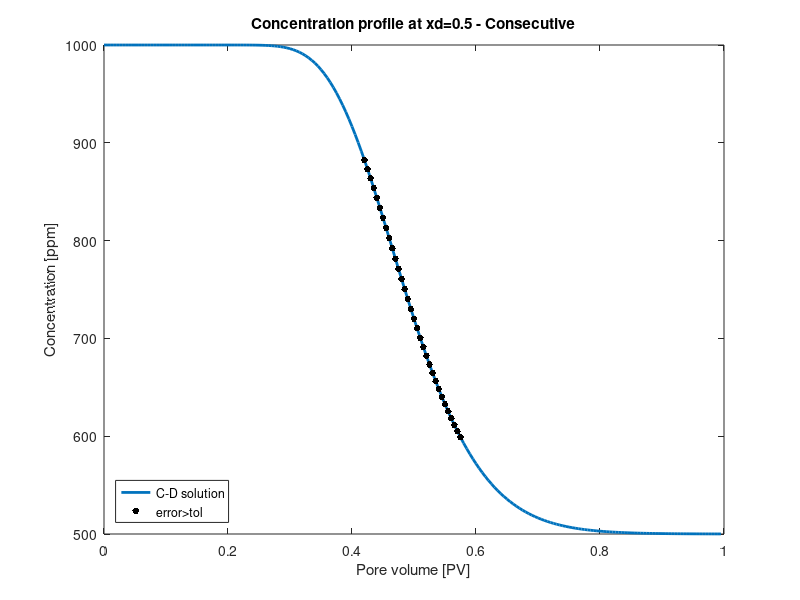
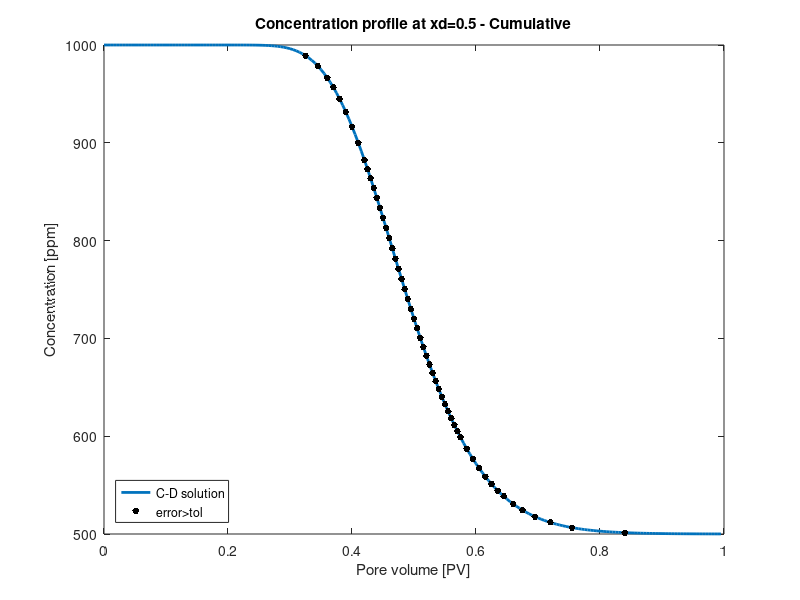

The MATLAB source for these figures, in order: (Note: this script raises an error after producing the figures.)
%% This code is intended compare "Consecutive" and "Adaptive" schemes
% Analytical solution (1D C-D equation without adsorption) is taken from Lake et al. (2014)
% Porosity is implict in pore volume - ALphi
% Units in [], example in ()
clear
%% INPUT
Ci =  1000;                                             % Initial concentration [ppm] (1000)
Cinj = 500;                                             % Injection concentration [ppm] (500)
tstep = 0.005;                                          % Timestep [PV] (0.005)                    
q = 1; ALphi=200;                                       % Injection rate [m3/day] (1) and pore volume [m3] (200)
Npe = 100;                                              % Peclet number (50-1000)
tol = 1;                                                % Tolerance for criteria evaluation [%] (5)
%% Indexing
t = linspace(0,(1/tstep)-1,1/tstep);                    % Time [day] (e.g. 1PV/0.005=200)  
tola = ones(100,size(t,2))*tol;                         % Indexing tolerance for each gridblock
%% Injected PV calculation
td = zeros(1,size(t,2));
for i=2:size(t,2)
    td(i) = q*(t(i)-t(i-1))/(ALphi) + td(i-1);
end
%% Analytical solution for concentration
xd = linspace(0,1,100);                                 % Dimensionaless distance
for i=1:size(xd,2)
    for j=1:size(t,2)
        Cd(i,j) = 0.5*erfc((xd(i)-td(j))/(2*sqrt(td(j)/Npe))) + (exp(xd(i)*Npe)/2)*erfc((xd(i)+td(j))/(2*sqrt(td(j)/Npe)));
    end
end
C = Cd*(Cinj-Ci)+Ci;
%% Normalized concentration slope calculation (omega)
for j=1:size(xd,2)
    for i=2:size(t,2)
        dC(j,i-1) = C(j,i)-C(j,i-1);
        dt(j,i-1) = t(i)-t(i-1);
        slope(j,i-1) = 100*(dC(j,i-1)/dt(j,i-1));
        norm_slope(j,i-1) = slope(j,i-1)/C(j,i);
    end
end
%% Correction factor calculation (fac)
for j=1:size(xd,2)
    for i=2:size(t,2)-1
        fac(j,i-1) = (1+abs(norm_slope(j,i)))/(1+abs(norm_slope(j,i-1)));
        tola(j,i) = tola(j,i-1)/(fac(j,i-1));
    end
end
%% Speedup scheme calculation and criteria evaluation
Cs1 = ones(size(xd,2),1)*Ci;
Cs2 = ones(size(xd,2),1)*Ci;
Call1 = nan(size(xd,2),size(t,2));
Call2 = nan(size(xd,2),size(t,2));
Call3 = nan(size(xd,2),size(t,2));
for j=1:size(xd,2)
    for i=2:size(t,2)-1
        error1(j,i)=100*abs(((C(j,i)-C(j,i-1))/C(j,i-1)));  % Consecutive
        if error1(j,i)>tol
            Call1(j,i)=C(j,i);
        end
        error2(j,i)=100*abs(((C(j,i)-Cs1(j))/Cs1(j)));      % Cumulative
        if error2(j,i)>tol
            Call2(j,i)=C(j,i);
            Cs1(j)=C(j,i);
        end
        error3(j,i)=100*abs(((C(j,i)-Cs2(j))/Cs2(j)));      % Adaptive
        if error3(j,i)>tola(j,i)         
            Call3(j,i)=C(j,i);
            Cs2(j)=C(j,i);
        end
    end
end
%% Number of calls for each scheme
num_calls1 = sum(~isnan(Call1(50,:)));                      % Consecutive
num_calls2 = sum(~isnan(Call2(50,:)));                      % Cumulative
num_calls3 = sum(~isnan(Call3(50,:)));                      % Adaptive
%% Plots
% Consecutive
figure (1);
plot(td,C(size(xd,2)/2,:),'LineWidth',2)
hold on
ylabel('Concentration [ppm]')
xlabel('Pore volume [PV]')
plot(td,Call1(size(xd,2)/2,:),'k.','MarkerSize',15)
legend('C-D solution','error>tol','Location','southwest')
title('Concentration profile at xd=0.5 - Consecutive')
% Cumulative
figure (2);
plot(td,C(size(xd,2)/2,:),'LineWidth',2)
ylabel('Concentration [ppm]')
xlabel('Pore volume [PV]')
hold on
plot(td,Call2(size(xd,2)/2,:),'k.','MarkerSize',15)
legend('C-D solution','error>tol','Location','southwest')
title('Concentration profile at xd=0.5 - Cumulative')
% Adaptive
figure (3);
yyaxis left
plot(td,C(size(xd,2)/2,:),'LineWidth',2)
hold on
plot(td,Call3(size(xd,2)/2,:),'k.','MarkerSize',15)
ylabel('Concentration [ppm]')
xlabel('Pore volume [PV]')
yyaxis right
plot(td,tola(size(xd,2)/2,:),'LineWidth',2)
legend('C-D solution','error>tol','tol','Location','southwest')
title('Concentration profile at xd=0.5 - Adaptive')
ylabel('Tolerance [%]')
% Number of calls comparison
figure (4)
X = categorical({'Consecutive','Cumulative','Adaptive'});
X = reordercats(X,{'Consecutive','Cumulative','Adaptive'});
Y = [num_calls1 num_calls2 num_calls3];
bar(X,Y,0.4)
ylabel('Number of calls')

